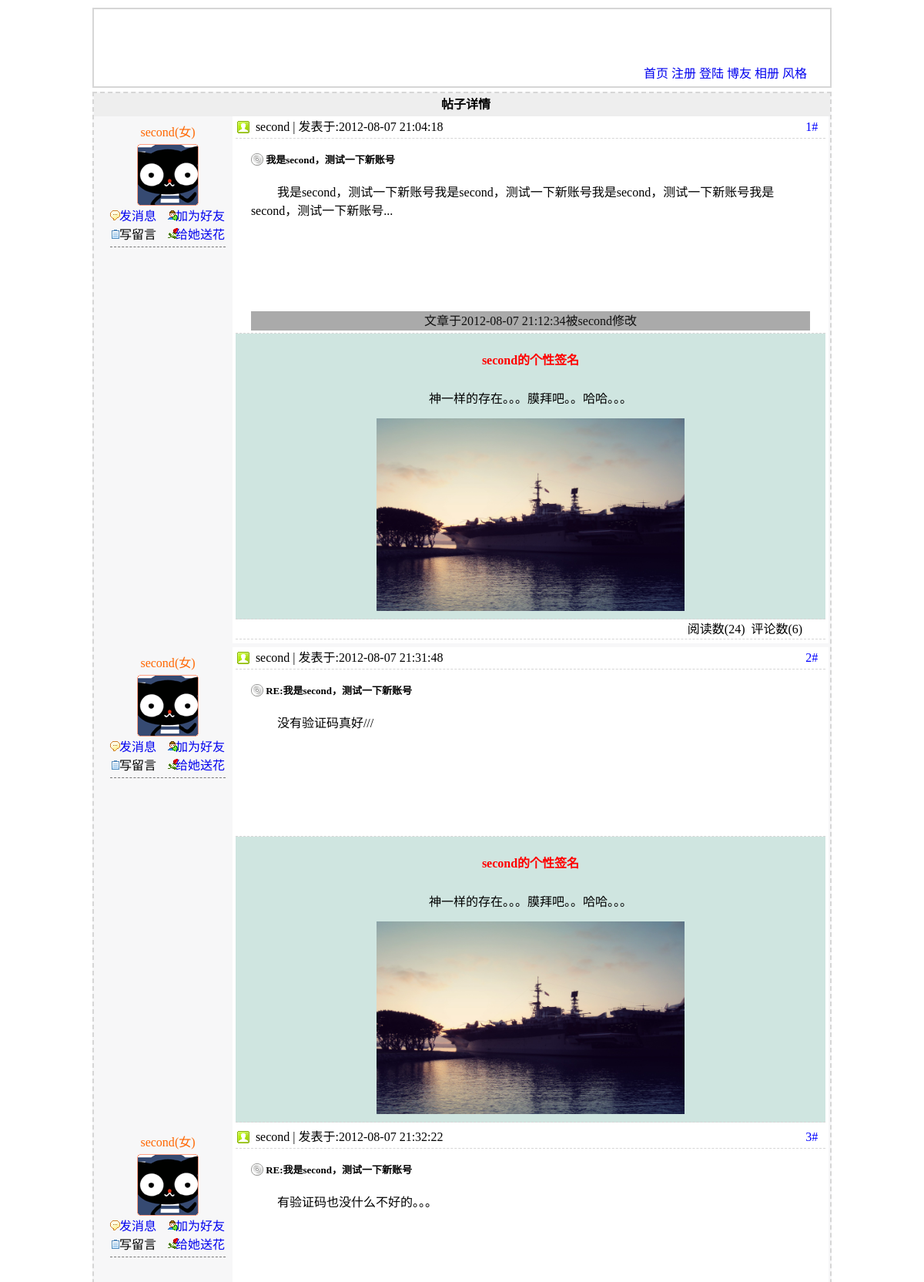
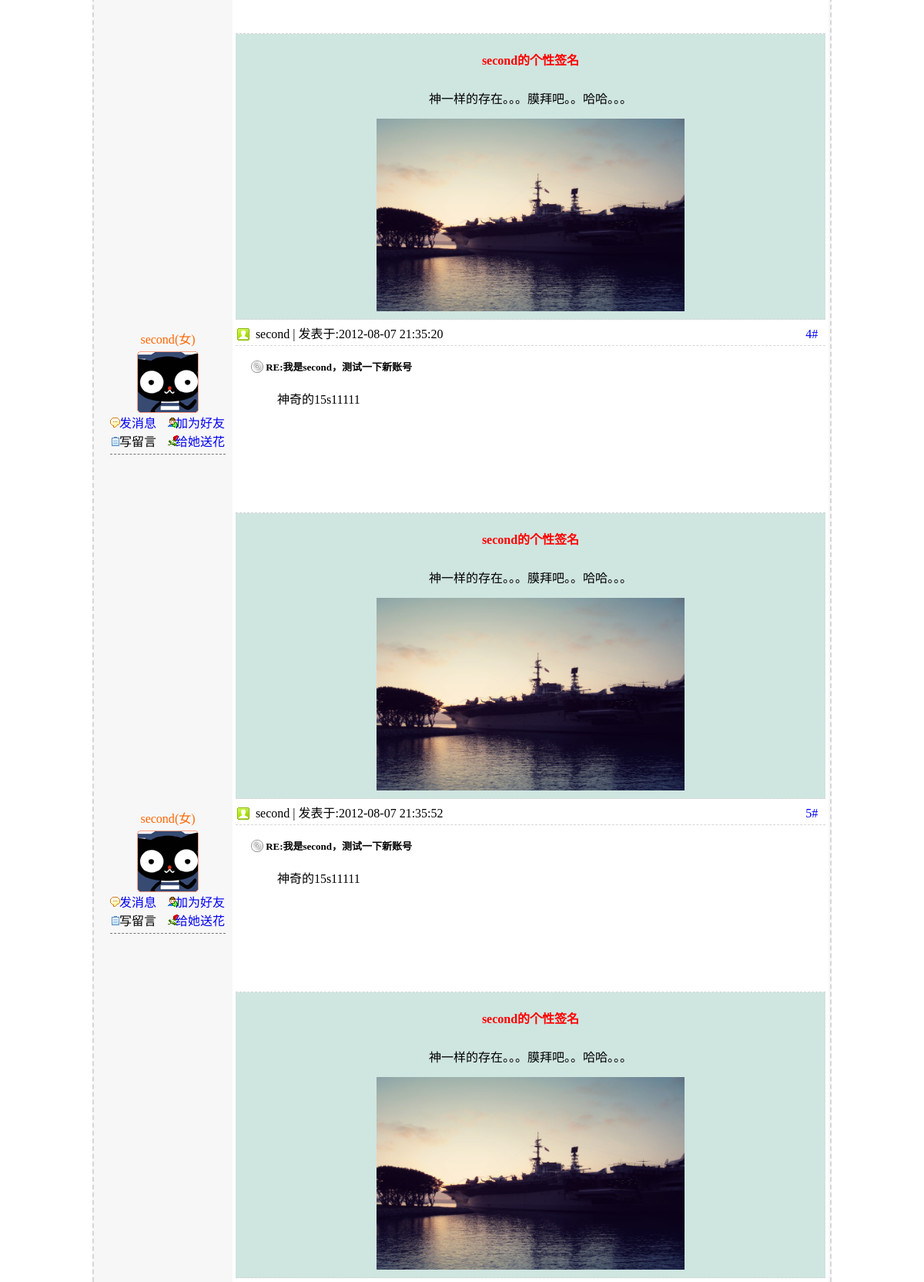
Screenshot of /article_detail.php?id=105 (upper part) with the database file from the repository (2 pictures, top to bottom).
### tables this page shows
CREATE TABLE IF NOT EXISTS `tc_article` (
  `tc_id` int(11) NOT NULL AUTO_INCREMENT COMMENT '//自动编号',
  `tc_reid` int(10) unsigned NOT NULL COMMENT '//回复的帖子id',
  `tc_art_author` varchar(20) NOT NULL COMMENT '//帖子作者',
  `tc_art_title` varchar(50) NOT NULL COMMENT '//帖子标题',
  `tc_art_type` int(2) NOT NULL COMMENT '//帖子类型',
  `tc_art_content` text NOT NULL COMMENT '//帖子内容',
  `tc_sent_time` datetime NOT NULL COMMENT '//帖子发表时间',
  `tc_modify_time` datetime NOT NULL COMMENT '//文章最后修改时间',
  `tc_read_count` int(11) NOT NULL COMMENT '//帖子阅读数',
  `tc_comment_count` int(11) NOT NULL COMMENT '//帖子评论数',
  PRIMARY KEY (`tc_id`)
);

CREATE TABLE IF NOT EXISTS `tc_user` (
  `tc_id` mediumint(8) unsigned NOT NULL AUTO_INCREMENT COMMENT '//自动编号',
  `tc_uniqid` char(32) NOT NULL COMMENT '//验证登录唯一标识符',
  `tc_active` char(32) NOT NULL COMMENT '//激活账户唯一标识符',
  `tc_username` varchar(20) NOT NULL COMMENT '//用户名',
  `tc_password` char(32) NOT NULL COMMENT '//密码',
  `tc_question` varchar(20) NOT NULL COMMENT '//密码提示',
  `tc_answer` char(32) NOT NULL COMMENT '//密码回答',
  `tc_email` varchar(25) NOT NULL COMMENT '//邮箱',
  `tc_qq` varchar(10) DEFAULT NULL COMMENT '//QQ',
  `tc_site` varchar(25) DEFAULT NULL COMMENT '//个人主页',
  `tc_sex` char(1) NOT NULL COMMENT '//性别',
  `tc_face` char(12) NOT NULL COMMENT '//头像',
  `tc_switch` tinyint(1) NOT NULL DEFAULT '0' COMMENT '//个人签名开关',
  `tc_sign` varchar(200) DEFAULT NULL COMMENT '//个人签名内容',
  `tc_level` tinyint(1) NOT NULL COMMENT '//用户级别 0普通用户 1管理员',
  `tc_reg_time` datetime NOT NULL COMMENT '//注册时间',
  `tc_last_time` datetime NOT NULL COMMENT '//最后登录时间',
  `tc_re_time` int(11) NOT NULL COMMENT '//最后发表回复的时间戳',
  `tc_photo_re_time` int(11) NOT NULL COMMENT '//评论相片时间戳',
  `tc_post_time` int(11) NOT NULL COMMENT '//最后发表文章的时间戳',
  `tc_last_ip` varchar(15) NOT NULL COMMENT '//最后登陆IP',
  `tc_login_count` smallint(5) unsigned NOT NULL COMMENT '//用户登录次数',
  PRIMARY KEY (`tc_id`)
);

### article_detail.php (the view, shortened to what this page needs)
<?php
 	if(isset($_GET['id']) && !empty($_GET['id'])){
		if(mysql_affected_rows() == 1){
			$sql = "SELECT `tc_id`,`tc_art_author`,`tc_art_type`,`tc_art_title`,`tc_art_content`,`tc_read_count`,`tc_comment_count`,`tc_sent_time`,`tc_modify_time` FROM `tc_article` WHERE `tc_id`='{$_GET
			['id']}' LIMIT 1";
			$query = mysql_query($sql);
			$rs = mysql_fetch_array($query);
			$art = array();
			$art['reid'] = $rs['tc_id'];
			$art['user'] = $rs['tc_art_author'];
			$art['type'] = $rs['tc_art_type'];
			$art['title'] = $rs['tc_art_title'];
			$art['content'] = $rs['tc_art_content'];
			$art['read_count'] = $rs['tc_read_count'];
			$art['comment_count'] = $rs['tc_comment_count'];
			$art['time'] = $rs['tc_sent_time'];
			$art['modify_time'] = $rs['tc_modify_time'];
			$sql = "SELECT `tc_id`,`tc_sex`,`tc_face`,`tc_switch`,`tc_sign` FROM `tc_user` WHERE `tc_username`='{$art['user']}' LIMIT 1";
			$query = mysql_query($sql);
			$rs = mysql_fetch_array($query);
			$art['sex'] = $rs['tc_sex'];
			$art['face'] = $rs['tc_face'];
			$art['userid'] = $rs['tc_id'];
			$art['switch'] = $rs['tc_switch'];
			$art['sign'] = $rs['tc_sign'];
			if($art['sex'] == '男'){
				$his = '他';
			}elseif($art['sex'] == '女'){
				$his = '她';
			}
			if($art['switch'] == 1){
				$art['sign_html'] = '<li class="sign"><center>'.$art['user'].'的个性签名</center>'.$art['sign'].'</li>';
			}else{
				$art['sign_html'] = '';
			}
			if($art['modify_time'] != '0000-00-00 00:00:00'){
				$art['modify_html'] = '<p class="modify">文章于'.$art['modify_time'].'被'.$art['user'].'修改</p>';
			}
		}else{
			mysql_close();
			pushLocation2('没有该帖子或该帖子已经被删除!', 'index.php');
		}
	}
?>
<!DOCTYPE html PUBLIC "-//W3C//DTD XHTML 1.0 Transitional//EN" "http://www.w3.org/TR/xhtml1/DTD/xhtml1-transitional.dtd">
<html xmlns="http://www.w3.org/1999/xhtml">
<head>
	<link rel="stylesheet" type="text/css" href="styles/style.css" />
	<link rel="stylesheet" type="text/css" href="styles/article_detail.css" />
	<link rel="stylesheet" type="text/css" href="styles/re.css" />
	<link rel="stylesheet" type="text/css" href="styles/re_detail.css" />
	<link rel="stylesheet" type="text/css" href="styles/page_list.css" />
</head>
<body>
	<div id="container">
		<?php
			require('includes/header.inc.php');
		?>
		<div id="article">
			<h2>帖子详情</h2>
			<div class="detail">
				<?php
					if(empty($_GET['page']) || ($_GET['page']==1)){
				?>
				<div id="article-left">
					<dl>
						<dt><?php echo $art['user']; ?>(<?php echo $art['sex']; ?>)</dt>
						<dd id="face"><img src="<?php echo $art['face']; ?>" alt="<?php echo $art['face'];?>" /></dd>
						<dd id="message"><a href="javascript:;" name="message" title="<?php echo $art['userid'];?>" >发消息</a></dd>
						<dd id="friend"><a href="javascript:;" name="friend" title="<?php echo $art['userid'];?>">加为好友</a></dd>
						<dd id="guest">写留言</dd>
						<dd id="flower"><a href="javascript:;" name="flower" title="<?php echo $art['userid'];?>" >给<?php echo $his; ?>送花</a></dd>
					</dl>
				</div>
				<div id="article-right">
					<ul>
						<li class="top"><?php echo $art['user'];?> | 发表于:<?php echo $art['time']; ?>&nbsp;&nbsp;<?php echo $reAuthor;?>&nbsp;&nbsp;<?php echo $art['modify'];?><span>1#</span></li>
						<li class="mid">
							<h3><img src="images/icon<?php echo $art['type']; ?>.gif" />&nbsp;<?php echo $art['title'];?></h3>
							<span>
								<?php
									echo $art['content'];
								?>
							</span>
							<?php
								echo $art['modify_html'];
							?>
						</li>
						<?php
							echo $art['sign_html'];
						?>
						<li class="bottom">阅读数(<?php echo $art['read_count'];?>)&nbsp;&nbsp;评论数(<?php echo $art['comment_count'];?>)</li>
					</ul>
				</div>
				<?php }?>
				<div id="re-detail">
					<?php
						if(isset($_GET['page'])){
							$page = $_GET['page'];
							if(empty($page) || $page<0 || !is_numeric($page)){
								$page = 1;
							}else{
								$page = intval($_GET['page']);
							}
						}else{
							$page = 1;
						}
						$pagelimit = $GLOBALS['sys_art'];
						$pag = ($page-1)*$pagelimit;
						$sql = "SELECT `tc_art_author`,`tc_art_type`,`tc_art_title`,`tc_art_content`,`tc_comment_count`,`tc_sent_time` FROM `tc_article` WHERE `tc_reid`='{$_GET
			['id']}' ORDER BY `tc_sent_time` ASC LIMIT $pag,$pagelimit";
						$query = mysql_query($sql);
						$lou = 2;
						$reLou = '';
						while(!!$rs = mysql_fetch_array($query)){
							$sql = "SELECT `tc_id`,`tc_username`,`tc_sex`,`tc_face`,`tc_switch`,`tc_sign` FROM `tc_user` WHERE `tc_username`='{$rs['tc_art_author']}' LIMIT 1";
							$queryInfo = mysql_query($sql);
							$rsInfo = mysql_fetch_array($queryInfo);
							$rsInfoHtml = array();
							$rsInfoHtml['switch'] = $rsInfo['tc_switch'];
							$rsInfoHtml['sign'] = $rsInfo['tc_sign'];
							if($rsInfoHtml['switch'] == 1){
								$rsInfoHtml['sign_html'] = '<li class="sign"><center>'.$rsInfo['tc_username'].'的个性签名</center>'.$rsInfoHtml['sign'].'</li>';
							}else{
								$rsInfoHtml['sign_html'] = '';
							}
					?>
					<div class="re-detail-left">
						<dl>
							<dt><?php echo $rsInfo['tc_username']; ?>(<?php echo $rsInfo['tc_sex'];?>)</dt>
							<dd id="face"><img src="<?php echo $rsInfo['tc_face'];?>" alt="<?php echo $rsInfo['tc_face'];?>" /></dd>
							<dd id="message"><a href="javascript:;" name="message" title="<?php echo $rsInfo['tc_id'];?>" >发消息</a></dd>
							<dd id="friend"><a href="javascript:;" name="friend" title="<?php echo $rsInfo['tc_id'];?>">加为好友</a></dd>
							<dd id="guest">写留言</dd>
							<dd id="flower"><a href="javascript:;" name="flower" title="<?php echo $rsInfo['tc_id'];?>" >给<?php
							if($rsInfo['tc_sex'] == '女'){
								echo '她';
							}elseif($rsInfo['tc_sex'] == '男'){
								echo '他';
							}
						?>送花</a></dd>
						</dl>
					</div>
					<div class="re-detail-right">
						<ul>
							<li class="top"><?php echo $rs['tc_art_author'];?> | 发表于:<?php echo $rs['tc_sent_time']; ?>&nbsp;&nbsp;<?php echo $reLou; ?><span><?php echo $lou+(($page-1)*$pagelimit);?>#</span></li>
							<li class="mid">
								<h3><img src="images/icon<?php echo $rs['tc_art_type'];?>.gif" />&nbsp;<?php echo $rs['tc_art_title'];?></h3>
								<span class="quotecontent">
									<?php
										echo $rs['tc_art_content'];
									?>
								</span>
							</li>
							<?php echo $rsInfoHtml['sign_html'];?>
						</ul>
					</div>
					<?php
						$lou++;
						}
					?>
				</div>
			</div>
		</div>
	</div>
</body>
</html>

### styles/style.css (style rules this page uses)
body,ul,ol,li,td,tr,p,a,form,input,dl,dt,dd,h2,textarea { margin:0; padding:0; }
body { background-color:#FFF; }
h2 { font-size:14px; height:25px; line-height:25px; text-indent:10px; background:#EEE; }
a { text-decoration:none; }
ul,li,ol,dl,dt,dd { list-style:none; }

### styles/article_detail.css (style rules this page uses)
#container { margin:0 auto; width:960px; }
#article { border:2px dashed #D6D6D6; background:#F7F7F8; }
#article h2 { text-align:center; font-size:16px; height:30px; line-height:30px; }
#article-left { padding-top:5px; float:left; width:180px; }
#article-left dl { width:150px; float:left; margin:2px 21px; border-bottom:1px dashed #777; padding-bottom:5px; }
#article-left dl dt { text-align:center; font-size:16px; margin:0 0 5px 0; color:#FF6600; }
#article-left dl dd { width:75px; float:left; }
#article-left dl dd#message { background:url(../images/x1.gif) no-repeat left center; text-indent:12px; }
#article-left dl dd#friend { background:url(../images/x2.gif) no-repeat left center; text-indent:10px; }
#article-left dl dd#guest { background:url(../images/x3.gif) no-repeat left center; text-indent:12px; }
#article-left dl dd#flower { background:url(../images/x4.gif) no-repeat left center; text-indent:10px; }
#article-left dl dd#face { width:150px; float:none; }
#article-left dl dd#face img { display:block; margin:0 auto; }
#article-right { float:left; width:774px; background:#FFF; padding-bottom:5px; }
#article-right ul { margin:0 auto; width:99%; }
#article-right ul li.top { height:28px; line-height:28px; background:url(../images/member.gif) no-repeat 2px center; border-bottom:1px dashed #D6D6D6; text-indent:26px; }
#article-right ul li.top span { float:right; color:blue; margin-right:10px; }
#article-right ul li.mid { min-height:200px; padding:0 20px; border-bottom:1px dashed #D6D6D6; padding-bottom:3px; }
#article-right ul li.mid h3 { height:30px; line-height:30px; font-size:13px; }
#article-right ul li.mid h3 img { position:relative; top:3px; }
#article-right ul li.mid span { padding-left:34px; }
#article-right ul li.mid p.modify { height:25px; line-height:25px; margin-top:120px; text-align:center; font-weight:normal; color:#111; background:#AAA; }
#article-right ul li.sign { min-height:50px; line-height:50px; border-bottom:1px dashed #D6D6D6; background:#CFE5E0; text-align:center; padding:10px 50px; }
#article-right ul li.sign img { max-length:400px; max-width:400px; }
#article-right ul li.sign center { color:red; font-weight:bold; }
#article-right ul li.bottom { height:25px; line-height:25px; text-align:right; padding-right:30px; border-bottom:1px dashed #D6D6D6; }

### styles/re.css (style rules this page uses)
#re-detail { margin:5px 0; }

### styles/re_detail.css (style rules this page uses)
.re-detail-left { padding-top:5px; float:left; width:180px; }
.re-detail-left dl { width:150px; float:left; margin:2px 21px; border-bottom:1px dashed #777; padding-bottom:5px; }
.re-detail-left dl dt { text-align:center; font-size:16px; margin:0 0 5px 0; color:#FF6600; }
.re-detail-left dl dd { width:75px; float:left; }
.re-detail-left dl dd#message { background:url(../images/x1.gif) no-repeat left center; text-indent:12px; }
.re-detail-left dl dd#friend { background:url(../images/x2.gif) no-repeat left center; text-indent:10px; }
.re-detail-left dl dd#guest { background:url(../images/x3.gif) no-repeat left center; text-indent:12px; }
.re-detail-left dl dd#flower { background:url(../images/x4.gif) no-repeat left center; text-indent:10px; }
.re-detail-left dl dd#face { width:150px; float:none; }
.re-detail-left dl dd#face img { display:block; margin:0 auto; }
.re-detail-right { float:left; width:774px; background:#FFF; padding-bottom:5px; }
.re-detail-right ul { margin:0 auto; width:99%; }
.re-detail-right ul li.top { height:28px; line-height:28px; background:url(../images/member.gif) no-repeat 2px center; border-bottom:1px dashed #D6D6D6; text-indent:26px; }
.re-detail-right ul li.top span { float:right; color:blue; margin-right:10px; }
.re-detail-right ul li.mid { min-height:200px; padding:0 20px; border-bottom:1px dashed #D6D6D6; padding-bottom:3px; }
.re-detail-right ul li.mid h3 { height:30px; line-height:30px; font-size:13px; }
.re-detail-right ul li.mid h3 img { position:relative; top:3px; }
.re-detail-right ul li.mid span { padding-left:34px; }
.re-detail-right ul li.sign { min-height:50px; line-height:50px; border-bottom:1px dashed #D6D6D6; background:#CFE5E0; text-align:center; padding:10px 50px; }
.re-detail-right ul li.sign img { max-length:400px; max-width:400px; }
.re-detail-right ul li.sign center { color:red; font-weight:bold; }

### rows the page displays
tc_article: tc_art_author "second", tc_sent_time "2012-08-07 21:04:18", tc_art_title "我是second，测试一下新账号", tc_art_content "我是second，测试一下新账号我是second，测试一下新账号我是second，测试一下新账号我是second，测试一下新账号...", tc_modify_time "2012-08-07 21:12:34", tc_read_count "24", tc_comment_count "6"
tc_article: tc_user.tc_username "second", tc_user.tc_sex "女", tc_user.tc_face (picture), tc_art_author "second", tc_sent_time "2012-08-07 21:31:48", pagelimit "2", tc_art_title "RE:我是second，测试一下新账号", tc_art_content "没有验证码真好///", sign "神一样的存在。。。膜拜吧。。哈哈。。。"
tc_article: tc_user.tc_username "second", tc_user.tc_sex "女", tc_user.tc_face (picture), tc_art_author "second", tc_sent_time "2012-08-07 21:32:22", pagelimit "3", tc_art_title "RE:我是second，测试一下新账号", tc_art_content "有验证码也没什么不好的。。。", sign "神一样的存在。。。膜拜吧。。哈哈。。。"
tc_article: tc_user.tc_username "second", tc_user.tc_sex "女", tc_user.tc_face (picture), tc_art_author "second", tc_sent_time "2012-08-07 21:35:20", pagelimit "4", tc_art_title "RE:我是second，测试一下新账号", tc_art_content "神奇的15s11111", sign "神一样的存在。。。膜拜吧。。哈哈。。。"
tc_article: tc_user.tc_username "second", tc_user.tc_sex "女", tc_user.tc_face (picture), tc_art_author "second", tc_sent_time "2012-08-07 21:35:52", pagelimit "5", tc_art_title "RE:我是second，测试一下新账号", tc_art_content "神奇的15s11111", sign "神一样的存在。。。膜拜吧。。哈哈。。。"

### other values shown
$art['sex'] "女"
$his "她"
$art['sign'] "神一样的存在。。。膜拜吧。。哈哈。。。"
